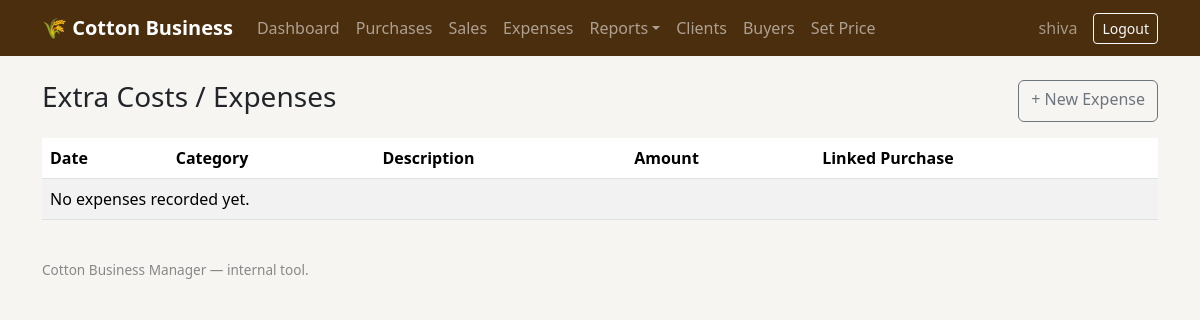
The app's page /expenses/ (signed in), older data.
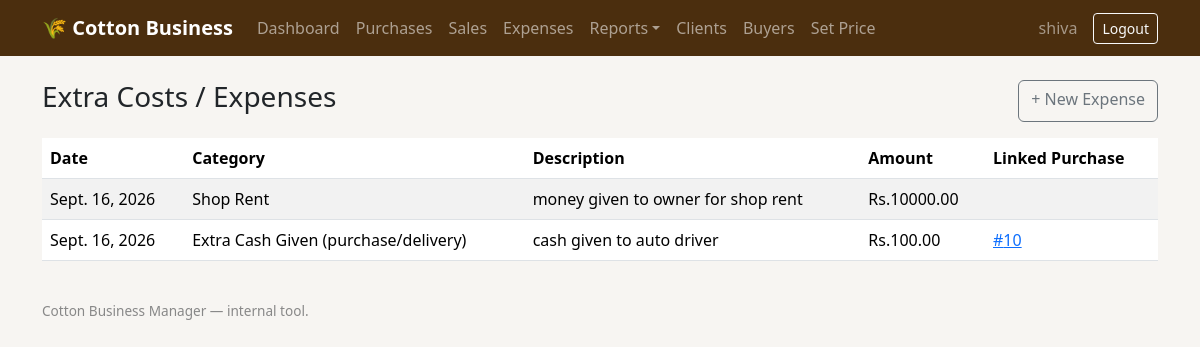
The same page, newer data.
### core/models.py (models this page shows, shortened)
class Expense(models.Model):
    CATEGORY_CHOICES = [
        ("CASH_EXTRA", "Extra Cash Given (purchase/delivery)"),
        ("LABOUR", "Labour Cost"),
        ("TRANSPORT", "Vehicle / Transport Rent"),
        ("SHOP_RENT", "Shop Rent"),
        ("LOADING", "Loading / Unloading"),
        ("OTHER", "Other"),
    ]
    date = models.DateField(default=timezone.now)
    category = models.CharField(max_length=15, choices=CATEGORY_CHOICES)
    description = models.CharField(max_length=255, blank=True)
    amount = models.DecimalField(max_digits=12, decimal_places=2)
    related_purchase = models.ForeignKey(
        Purchase, on_delete=models.SET_NULL, null=True, blank=True, related_name="extra_costs"
    )
    created_at = models.DateTimeField(auto_now_add=True)
    class Meta:
        ordering = ["-date", "-created_at"]

class Purchase(models.Model):
    date = models.DateField(default=timezone.now)
    client = models.ForeignKey(Client, on_delete=models.PROTECT, related_name="purchases")
    unit = models.CharField(max_length=3, choices=UNIT_CHOICES, default="QTL")
    live_price = models.ForeignKey(
        LivePrice, on_delete=models.PROTECT, null=True, blank=True,
        help_text="Leave blank to use the manual price below instead.",
    )
    manual_price_per_quintal = models.DecimalField(
        max_digits=10, decimal_places=2, null=True, blank=True,
        help_text="Used only if no live price is selected above.",
    )
    cash_cutting_rule = models.ForeignKey(CashCuttingRule, on_delete=models.PROTECT, null=True, blank=True, help_text="Leave blank if entering a custom rate below.")
    tare_rule = models.ForeignKey(TareRule, on_delete=models.PROTECT, null=True, blank=True, help_text="Leave blank if entering a custom tare below.")
    custom_cash_cutting_rate_percent = models.DecimalField(max_digits=5, decimal_places=2, null=True, blank=True, help_text="Custom cash-cutting % for this purchase only.")
    custom_tare_per_bag_kg = models.DecimalField(max_digits=6, decimal_places=3, null=True, blank=True, help_text="Custom tare (kg per bag) for this purchase only.")
    gross_weight_kg = models.DecimalField(max_digits=10, decimal_places=3, default=0, editable=False)
    num_bags = models.PositiveIntegerField(default=0, editable=False)
    tare_weight_kg = models.DecimalField(max_digits=10, decimal_places=3, default=0, editable=False)
    net_weight_kg = models.DecimalField(max_digits=10, decimal_places=3, default=0, editable=False)
    price_used_per_quintal = models.DecimalField(max_digits=10, decimal_places=2, default=0, editable=False)
    gross_amount = models.DecimalField(max_digits=12, decimal_places=2, default=0, editable=False)
    cash_cutting_amount = models.DecimalField(max_digits=12, decimal_places=2, default=0, editable=False)
    net_payable = models.DecimalField(max_digits=12, decimal_places=2, default=0, editable=False)
    notes = models.TextField(blank=True)
    created_at = models.DateTimeField(auto_now_add=True)
    class Meta:
        ordering = ["-date", "-created_at"]

### core/views.py (the view)
# urls.py: path("expenses/", views.expense_list, name="expense_list"),
@login_required
def expense_list(request):
    expenses = Expense.objects.all()[:200]
    return render(request, "core/expense_list.html", {"expenses": expenses})

### core/templates/core/expense_list.html (shortened to what this page needs)
{% extends "core/base.html" %}
{% block content %}
<div class="d-flex justify-content-between">
  <h3>Extra Costs / Expenses</h3>
  <a class="btn btn-outline-secondary" href="{% url 'core:expense_create' %}">+ New Expense</a>
</div>
<table class="table table-striped mt-3">
  <thead><tr><th>Date</th><th>Category</th><th>Description</th><th>Amount</th><th>Linked Purchase</th></tr></thead>
  <tbody>
  {% for e in expenses %}
    <tr>
      <td>{{ e.date }}</td><td>{{ e.get_category_display }}</td>
      <td>{{ e.description }}</td><td>Rs.{{ e.amount }}</td>
      <td>{% if e.related_purchase %}<a href="{% url 'core:purchase_detail' e.related_purchase.pk %}">#{{ e.related_purchase.pk }}</a>{% endif %}</td>
    </tr>
  {% empty %}
    <tr><td colspan="5">No expenses recorded yet.</td></tr>
  {% endfor %}
  </tbody>
</table>
{% endblock %}

Row changes from the older to the newer data that the page shows:
added Expense: date "Sept. 16, 2026", category "Shop Rent", description "money given to owner for shop rent", amount "10000.00"
added Expense: date "Sept. 16, 2026", category "Extra Cash Given (purchase/delivery)", description "cash given to auto driver", amount "100.00", related_purchase.pk "10"
Text that changed along with them:
text no longer shown: "No expenses recorded yet."
